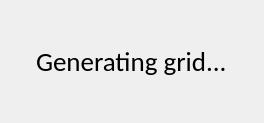
<?xml version="1.0" encoding="UTF-8"?>
<ui version="4.0">
 <class>LoadDialog</class>
 <widget class="QDialog" name="LoadDialog">
  <property name="geometry">
   <rect>
    <x>0</x>
    <y>0</y>
    <width>264</width>
    <height>123</height>
   </rect>
  </property>
  <property name="windowTitle">
   <string>Loading</string>
  </property>
  <layout class="QVBoxLayout" name="verticalLayout_2">
   <item alignment="Qt::AlignHCenter">
    <widget class="QLabel" name="label">
     <property name="font">
      <font>
       <family>Calibri</family>
       <pointsize>20</pointsize>
       <italic>false</italic>
      </font>
     </property>
     <property name="text">
      <string>Generating grid...</string>
     </property>
    </widget>
   </item>
  </layout>
 </widget>
 <layoutdefault spacing="6" margin="11"/>
 <resources/>
 <connections/>
</ui>
